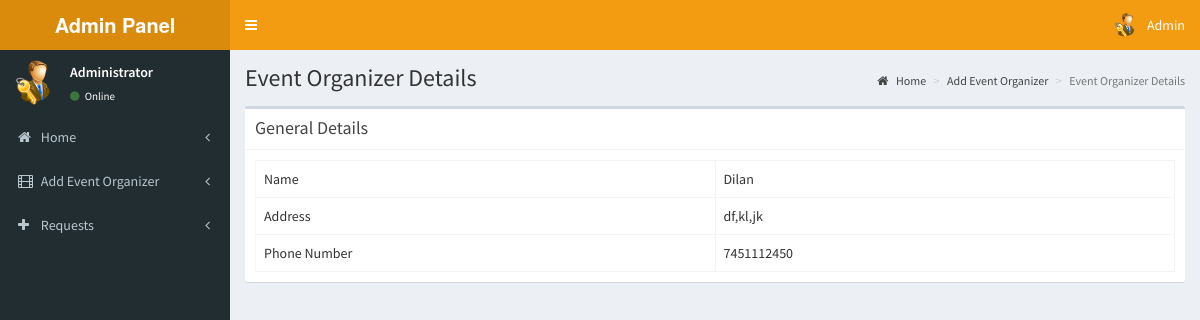
/admin/pages/add_organizer_2.php?id=1 (signed in), run on the app's committed database.
### tables this page shows
CREATE TABLE `tbl_e_organizer` (
  `id` int(11) NOT NULL,
  `name` varchar(100) NOT NULL,
  `address` varchar(100) NOT NULL,
  `email` varchar(50) NOT NULL,
  `phone` varchar(12) NOT NULL
);

### admin/pages/add_organizer_2.php (the view)
<?php
include('header.php');
?>
  <div class="content-wrapper">
    <section class="content-header">
      <h1>
        Event Organizer Details
      </h1>
      <ol class="breadcrumb">
        <li><a href="index.php"><i class="fa fa-home"></i> Home</a></li>
        <li><a href="add_theater.php">Add Event Organizer</a></li>
        <li class="active">Event Organizer Details</li>
      </ol>
    </section>
    <section class="content">
      <div class="box">
         <div class="box-header with-border">
              <h3 class="box-title">General Details</h3>
            </div>
        <div class="box-body">
          <?php
            $th=mysqli_query($con,"select * from tbl_e_organizer where id='".$_GET['id']."'");
            $theatre=mysqli_fetch_array($th);
          ?>
            <table class="table table-bordered table-hover">
                <tr>
                    <td class="col-md-6">Name</td>
                    <td  class="col-md-6"><?php echo $theatre['name'];?></td>
                </tr>
                <tr>
                    <td>Address</td>
                    <td><?php echo $theatre['address'];?></td>
                </tr>
                <tr>
                    <td>Phone Number</td>
                    <td><?php echo $theatre['phone'];?></td>
                </tr>
            </table>
        </div>
      </div>

### data on the page
tbl_e_organizer: name "Dilan", address "df,kl,jk", phone "7451112450"
